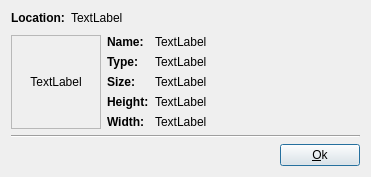
<?xml version="1.0" encoding="UTF-8"?>
<ui version="4.0">
 <class>PropertiesDialog</class>
 <widget class="QDialog" name="PropertiesDialog">
  <property name="geometry">
   <rect>
    <x>0</x>
    <y>0</y>
    <width>371</width>
    <height>177</height>
   </rect>
  </property>
  <property name="sizePolicy">
   <sizepolicy hsizetype="Expanding" vsizetype="Expanding">
    <horstretch>0</horstretch>
    <verstretch>0</verstretch>
   </sizepolicy>
  </property>
  <property name="maximumSize">
   <size>
    <width>16777215</width>
    <height>177</height>
   </size>
  </property>
  <property name="windowTitle">
   <string>%1's properties</string>
  </property>
  <layout class="QVBoxLayout" name="verticalLayout">
   <item>
    <layout class="QFormLayout" name="formLayout">
     <item row="0" column="0">
      <widget class="QLabel" name="pathLabel">
       <property name="text">
        <string>&lt;b&gt;Location:&lt;/b&gt;</string>
       </property>
      </widget>
     </item>
     <item row="0" column="1">
      <widget class="QLabel" name="pathLabelF">
       <property name="frameShape">
        <enum>QFrame::NoFrame</enum>
       </property>
       <property name="text">
        <string>TextLabel</string>
       </property>
       <property name="textFormat">
        <enum>Qt::RichText</enum>
       </property>
       <property name="openExternalLinks">
        <bool>true</bool>
       </property>
       <property name="textInteractionFlags">
        <set>Qt::LinksAccessibleByMouse|Qt::TextSelectableByMouse</set>
       </property>
      </widget>
     </item>
    </layout>
   </item>
   <item>
    <layout class="QHBoxLayout" name="horizontalLayout_2">
     <item>
      <widget class="QLabel" name="prevLabel">
       <property name="minimumSize">
        <size>
         <width>90</width>
         <height>90</height>
        </size>
       </property>
       <property name="maximumSize">
        <size>
         <width>50</width>
         <height>105</height>
        </size>
       </property>
       <property name="baseSize">
        <size>
         <width>50</width>
         <height>105</height>
        </size>
       </property>
       <property name="frameShape">
        <enum>QFrame::StyledPanel</enum>
       </property>
       <property name="frameShadow">
        <enum>QFrame::Sunken</enum>
       </property>
       <property name="text">
        <string>TextLabel</string>
       </property>
       <property name="scaledContents">
        <bool>false</bool>
       </property>
       <property name="alignment">
        <set>Qt::AlignCenter</set>
       </property>
      </widget>
     </item>
     <item>
      <layout class="QFormLayout" name="formLayout_2">
       <property name="fieldGrowthPolicy">
        <enum>QFormLayout::ExpandingFieldsGrow</enum>
       </property>
       <property name="labelAlignment">
        <set>Qt::AlignLeading|Qt::AlignLeft|Qt::AlignVCenter</set>
       </property>
       <item row="3" column="0">
        <widget class="QLabel" name="typeLabel">
         <property name="text">
          <string>&lt;b&gt;Type:&lt;/b&gt;</string>
         </property>
        </widget>
       </item>
       <item row="3" column="1">
        <widget class="QLabel" name="typeLabelF">
         <property name="text">
          <string>TextLabel</string>
         </property>
         <property name="textInteractionFlags">
          <set>Qt::TextSelectableByMouse</set>
         </property>
        </widget>
       </item>
       <item row="4" column="0">
        <widget class="QLabel" name="sizeLabel">
         <property name="text">
          <string>&lt;b&gt;Size:&lt;/b&gt;</string>
         </property>
        </widget>
       </item>
       <item row="4" column="1">
        <widget class="QLabel" name="sizeLabelF">
         <property name="text">
          <string>TextLabel</string>
         </property>
         <property name="textInteractionFlags">
          <set>Qt::TextSelectableByMouse</set>
         </property>
        </widget>
       </item>
       <item row="5" column="0">
        <widget class="QLabel" name="heightLabel">
         <property name="text">
          <string>&lt;b&gt;Height:&lt;/b&gt;</string>
         </property>
        </widget>
       </item>
       <item row="5" column="1">
        <widget class="QLabel" name="heightLabelF">
         <property name="text">
          <string>TextLabel</string>
         </property>
         <property name="textInteractionFlags">
          <set>Qt::TextSelectableByMouse</set>
         </property>
        </widget>
       </item>
       <item row="6" column="0">
        <widget class="QLabel" name="widthLabel">
         <property name="text">
          <string>&lt;b&gt;Width:&lt;/b&gt;</string>
         </property>
        </widget>
       </item>
       <item row="6" column="1">
        <widget class="QLabel" name="widthLabelF">
         <property name="text">
          <string>TextLabel</string>
         </property>
         <property name="textInteractionFlags">
          <set>Qt::TextSelectableByMouse</set>
         </property>
        </widget>
       </item>
       <item row="2" column="0">
        <widget class="QLabel" name="nameLabel">
         <property name="text">
          <string>&lt;b&gt;Name:&lt;/b&gt;</string>
         </property>
        </widget>
       </item>
       <item row="2" column="1">
        <widget class="QLabel" name="nameLabelF">
         <property name="text">
          <string>TextLabel</string>
         </property>
         <property name="textInteractionFlags">
          <set>Qt::TextSelectableByMouse</set>
         </property>
        </widget>
       </item>
      </layout>
     </item>
    </layout>
   </item>
   <item>
    <widget class="Line" name="line">
     <property name="orientation">
      <enum>Qt::Horizontal</enum>
     </property>
    </widget>
   </item>
   <item>
    <layout class="QHBoxLayout" name="horizontalLayout">
     <item>
      <spacer name="horizontalSpacer">
       <property name="orientation">
        <enum>Qt::Horizontal</enum>
       </property>
       <property name="sizeHint" stdset="0">
        <size>
         <width>40</width>
         <height>20</height>
        </size>
       </property>
      </spacer>
     </item>
     <item>
      <widget class="QPushButton" name="okButton">
       <property name="text">
        <string>&amp;Ok</string>
       </property>
      </widget>
     </item>
    </layout>
   </item>
  </layout>
 </widget>
 <resources/>
 <connections>
  <connection>
   <sender>okButton</sender>
   <signal>clicked()</signal>
   <receiver>PropertiesDialog</receiver>
   <slot>close()</slot>
   <hints>
    <hint type="sourcelabel">
     <x>367</x>
     <y>142</y>
    </hint>
    <hint type="destinationlabel">
     <x>290</x>
     <y>142</y>
    </hint>
   </hints>
  </connection>
 </connections>
</ui>
